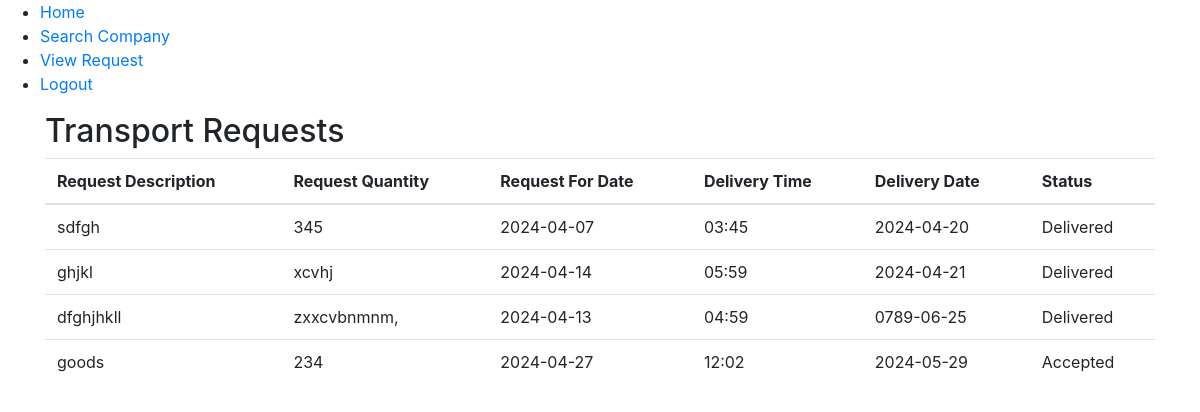
Page /User/ViewRequest/ (signed in) on the committed database.
### User/models.py (models this page shows)
class tbl_transport_request(models.Model):
    transport_request_id = models.AutoField(primary_key=True)
    transport_request_description = models.CharField(max_length=50)
    transport_request_date = models.DateField(auto_now_add=True)
    transport_request_qty = models.CharField(max_length=50)
    transport_request_rate = models.CharField(max_length=50,null=True)
    transport_request_for_date = models.CharField(max_length=50)
    transport_request_status = models.PositiveIntegerField(default=0)
    user_id = models.ForeignKey(tbl_user,on_delete=models.CASCADE)
    from_location_id = models.ForeignKey(tbl_location,on_delete=models.CASCADE,related_name="from_location_id")
    to_location_id = models.ForeignKey(tbl_location,on_delete=models.CASCADE,related_name="to_location_id")
    transport_request_reply = models.CharField(max_length=50, default='0')
    company_id = models.ForeignKey(tbl_company,on_delete=models.CASCADE)
    category_id = models.ForeignKey(tbl_category,on_delete=models.CASCADE)
    delivery_time = models.CharField(max_length=50)
    delivery_date = models.CharField(max_length=50)

### User/views.py (the view)
# urls.py: path('ViewRequest/',views.ViewRequest,name="ViewRequest"),
def ViewRequest(request):
    uid = tbl_user.objects.get(user_id=request.session['uid'])
    requestData = tbl_transport_request.objects.filter(user_id=uid)
    return render(request,"User/ViewRequest.html",{'requestData':requestData})

### User/Templates/User/ViewRequest.html (shortened to what this page needs)
{% extends 'User/Include.html' %}
{% load static %}
{% block content %}
<!DOCTYPE html>
<html lang="en">
<head>
    <link href="https://stackpath.bootstrapcdn.com/bootstrap/4.5.2/css/bootstrap.min.css" rel="stylesheet">
</head>
<body>
    <div class="container">
        <h2>Transport Requests</h2>
        <table class="table">
            <thead>
                <tr>
                    <th>Request Description</th>
                    <th>Request Quantity</th>
                    <th>Request For Date</th>
                    <th>Delivery Time</th>
                    <th>Delivery Date</th>
                    <th>Status</th>
                </tr>
            </thead>
            <tbody>
                {% for request in requestData %}
                <tr>
                    <td>{{ request.transport_request_description }}</td>
                    <td>{{ request.transport_request_qty }}</td>
                    <td>{{ request.transport_request_for_date }}</td>
                    <td>{{ request.delivery_time }}</td>
                    <td>{{ request.delivery_date }}</td>
                    <td>
                        {% if request.transport_request_status == 0 %}
                            Pending
                        {% elif request.transport_request_status == 1 %}
                            Rejected
                        {% elif request.transport_request_status == 2 %}
                            Accepted
                        {% elif request.transport_request_status == 3 %}
                            <a href="{% url 'user:TransportProgress' request.transport_request_id %}">Transport Progress</a>
                        {% elif request.transport_request_status == 4 %}
                            Delivered
                        {% endif %}
                    </td>
                </tr>
                {% endfor %}
            </tbody>
        </table>
    </div>
</body>
</html>
{% endblock content %}

### rows in the picture
tbl_transport_request: transport_request_description "sdfgh", transport_request_qty "345", transport_request_for_date "2024-04-07", delivery_time "03:45", delivery_date "2024-04-20", transport_request_status "Delivered"
tbl_transport_request: transport_request_description "ghjkl", transport_request_qty "xcvhj", transport_request_for_date "2024-04-14", delivery_time "05:59", delivery_date "2024-04-21", transport_request_status "Delivered"
tbl_transport_request: transport_request_description "dfghjhkll", transport_request_qty "zxxcvbnmnm,", transport_request_for_date "2024-04-13", delivery_time "04:59", delivery_date "0789-06-25", transport_request_status "Delivered"
tbl_transport_request: transport_request_description "goods", transport_request_qty "234", transport_request_for_date "2024-04-27", delivery_time "12:02", delivery_date "2024-05-29", transport_request_status "Accepted"
